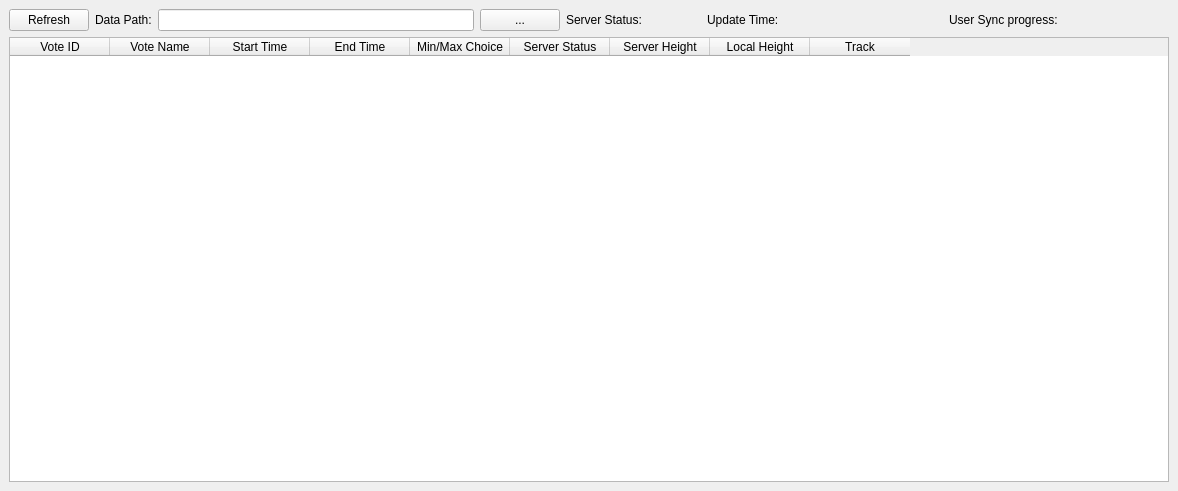
<?xml version="1.0" encoding="UTF-8"?>
<ui version="4.0">
 <class>MainWindow</class>
 <widget class="QMainWindow" name="MainWindow">
  <property name="geometry">
   <rect>
    <x>0</x>
    <y>0</y>
    <width>1178</width>
    <height>491</height>
   </rect>
  </property>
  <property name="windowTitle">
   <string>HCVS Verifier</string>
  </property>
  <widget class="QWidget" name="centralwidget">
   <property name="autoFillBackground">
    <bool>false</bool>
   </property>
   <layout class="QVBoxLayout" name="verticalLayout_2" stretch="0,0">
    <item>
     <layout class="QHBoxLayout" name="horizontalLayout" stretch="1,1,6,0,1,1,1,3,1,2">
      <item>
       <widget class="QPushButton" name="refreshButton">
        <property name="text">
         <string>Refresh</string>
        </property>
       </widget>
      </item>
      <item>
       <widget class="QLabel" name="label_3">
        <property name="text">
         <string>Data Path:</string>
        </property>
       </widget>
      </item>
      <item>
       <widget class="QLineEdit" name="lineEdit"/>
      </item>
      <item>
       <widget class="QPushButton" name="pathSelectButton">
        <property name="autoFillBackground">
         <bool>false</bool>
        </property>
        <property name="text">
         <string>...</string>
        </property>
       </widget>
      </item>
      <item>
       <widget class="QLabel" name="label">
        <property name="text">
         <string>Server Status:</string>
        </property>
       </widget>
      </item>
      <item>
       <widget class="QLabel" name="serverStatusLabel">
        <property name="text">
         <string/>
        </property>
       </widget>
      </item>
      <item>
       <widget class="QLabel" name="label_2">
        <property name="text">
         <string>Update Time:</string>
        </property>
       </widget>
      </item>
      <item>
       <widget class="QLabel" name="updateTimeLable">
        <property name="text">
         <string/>
        </property>
       </widget>
      </item>
      <item>
       <widget class="QLabel" name="label_4">
        <property name="text">
         <string>User Sync progress:</string>
        </property>
       </widget>
      </item>
      <item>
       <widget class="QLabel" name="userSyncProgressLabel">
        <property name="text">
         <string/>
        </property>
       </widget>
      </item>
     </layout>
    </item>
    <item>
     <widget class="QTableWidget" name="tableWidget">
      <property name="selectionBehavior">
       <enum>QAbstractItemView::SelectRows</enum>
      </property>
      <attribute name="horizontalHeaderCascadingSectionResizes">
       <bool>true</bool>
      </attribute>
      <column>
       <property name="text">
        <string>Vote ID</string>
       </property>
      </column>
      <column>
       <property name="text">
        <string>Vote Name</string>
       </property>
      </column>
      <column>
       <property name="text">
        <string>Start Time</string>
       </property>
      </column>
      <column>
       <property name="text">
        <string>End Time</string>
       </property>
      </column>
      <column>
       <property name="text">
        <string>Min/Max Choice</string>
       </property>
      </column>
      <column>
       <property name="text">
        <string>Server Status</string>
       </property>
      </column>
      <column>
       <property name="text">
        <string>Server Height</string>
       </property>
      </column>
      <column>
       <property name="text">
        <string>Local Height</string>
       </property>
      </column>
      <column>
       <property name="text">
        <string>Track</string>
       </property>
      </column>
     </widget>
    </item>
   </layout>
  </widget>
 </widget>
 <resources/>
 <connections/>
</ui>
